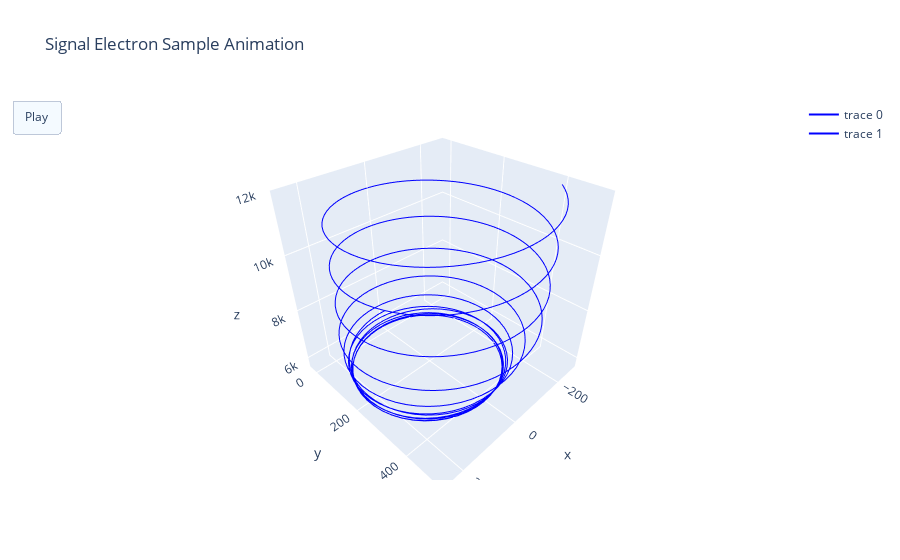

The notebook cell saved with this chart:
### Code cell
# Create figure
N = len(df_out) // 5

fig = go.Figure(
    data=[go.Scatter3d(x=df_out.X, y=df_out.Y, z=df_out.Z,
                     mode="lines",
                     line=dict(width=2, color="blue")),
          go.Scatter3d(x=df_out.X, y=df_out.Y, z=df_out.Z,
                     mode="lines",
                     line=dict(width=2, color="blue"))],
    layout=go.Layout(
        scene = dict(
                     xaxis = dict(nticks=4, range=[df_out.X.min(), df_out.X.max()],),
                     yaxis = dict(nticks=4, range=[df_out.Y.min(), df_out.Y.max()],),
                     zaxis = dict(nticks=4, range=[df_out.Z.min(), df_out.Z.max()],),),
        #xaxis=dict(range=[df_out.X.min(), df_out.X.max()], autorange=False, zeroline=False),
        #yaxis=dict(range=[df_out.Y.min(), df_out.Y.max()], autorange=False, zeroline=False),
        #zaxis=dict(range=[df_out.Z.min(), df_out.Z.max()], autorange=False, zeroline=False),
        #yaxis=dict(range=[ym, yM], autorange=False, zeroline=False),
        title_text="Signal Electron Sample Animation", hovermode="closest",
        updatemenus=[dict(type="buttons",
                          buttons=[dict(label="Play",
                                        method="animate",
                                        args=[None])])]),
    frames=[go.Frame(
        data=[go.Scatter3d(
            x=[df_out[::5].X.iloc[k]],
            y=[df_out[::5].Y.iloc[k]],
            z=[df_out[::5].Z.iloc[k]],
            mode="markers",
            marker=dict(color="red", size=3))])

        for k in range(N)]
)

fig.show()

### Figure 1 — Plotly figure (JSON) as saved in the notebook; plotly's stock layout.template omitted (floating-point values rounded to 4 significant figures; data arrays with more than 128 entries replaced by an {"elided": "..."} marker saying what was removed)
{"data": [{"line": {"color": "blue", "width": 2}, "mode": "lines", "type": "scatter3d", "x": {"elided": "619 float values"}, "y": {"elided": "619 float values"}, "z": {"elided": "619 float values"}}, {"line": {"color": "blue", "width": 2}, "mode": "lines", "type": "scatter3d", "x": {"elided": "619 float values"}, "y": {"elided": "619 float values"}, "z": {"elided": "619 float values"}}], "layout": {"hovermode": "closest", "scene": {"xaxis": {"nticks": 4, "range": [-290.4, 268.6]}, "yaxis": {"nticks": 4, "range": [-35.75, 524.0]}, "zaxis": {"nticks": 4, "range": [5584.0, 12000.0]}}, "title": {"text": "Signal Electron Sample Animation"}, "updatemenus": [{"buttons": [{"args": [null], "label": "Play", "method": "animate"}], "type": "buttons"}]}}
